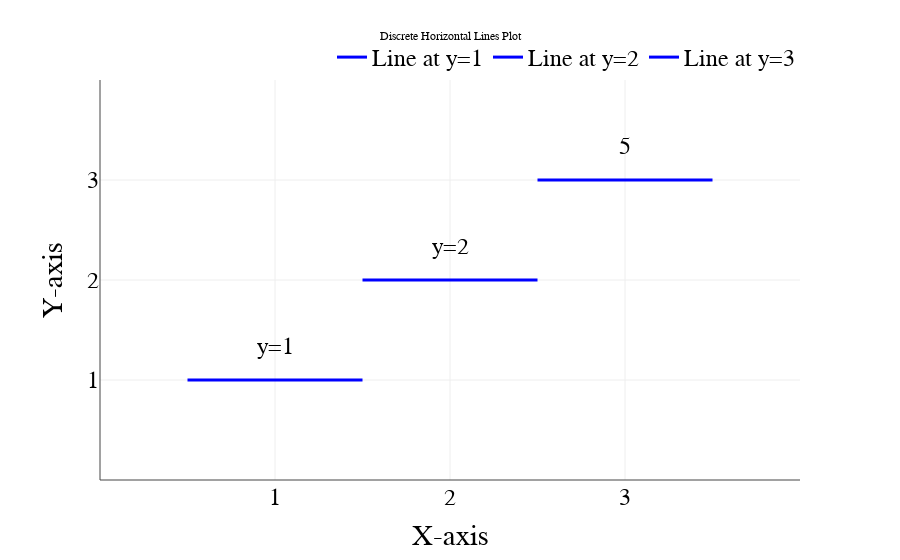

Write notebook code for a chart like this one.
### Code cell
# This cell is being used to test nothing will be transfered to final version 

import numpy as np
import plotly.graph_objects as go
from ipywidgets import widgets, VBox, HBox, Tab, Layout, Button, ButtonStyle
from IPython.display import display, clear_output
import copy

# Template for the plots
layout_template = {
    'title': {
        'font': {
            'family': 'Courier New, monospace',
            'size': 12,
            'color': 'Black'
        }      
    },
    'margin': {
        't': 80,
        'b': 80,
        'r': 100,
        'l': 100
    },
    'showlegend': True,
    'font': {
        'family': 'Courier New, monospace',
        'size': 24,
        'color': 'Black'
    },
    'yaxis': {   
         'title': ""
    },
    'xaxis': {
        'title': ""
    },
    'legend': {
        'orientation': 'h',
        'yanchor': 'bottom',
        'y': 1.0,
        'xanchor': 'right',
        'x': 1
    },
    'template': 'presentation'
}

def update_plot(text_values):
    """Function to update the plot dynamically based on text box inputs."""
    x = [1, 2, 3]  # x-coordinates
    y = [1, 2, 3]  # y-coordinates

    # Clear previous output
    clear_output(wait=True)

    # Create the figure
    fig = go.Figure()

    # Add horizontal lines and text annotations based on text box values
    for xi, yi, text in zip(x, y, text_values):
        fig.add_trace(go.Scatter(
            x=[xi - 0.5, xi + 0.5],
            y=[yi, yi],
            mode='lines',
            line=dict(color='blue'),
            name=f'Line at y={yi}'
        ))
        fig.add_trace(go.Scatter(
            x=[xi],
            y=[yi + 0.2],
            mode='text',
            text=[text],
            textposition='top center',
            showlegend=False
        ))

    # Update layout using the template
    layout = copy.deepcopy(layout_template)
    layout['title']['text'] = "Discrete Horizontal Lines Plot"
    layout['xaxis']['title'] = "X-axis"
    layout['yaxis']['title'] = "Y-axis"
    layout['xaxis'].update(tickmode='array', tickvals=x, range=[0, 4])
    layout['yaxis'].update(tickmode='array', tickvals=y, range=[0, 4])
    
    fig.update_layout(layout)
    fig.show()

    # Re-display widgets
    create_widget()

def create_widget():
    """Function to create widgets for the plot."""
    # Initial text values for annotations
    initial_texts = [f'y={i}' for i in [1, 2, 3]]

    # Create text boxes for each line
    text_boxes = [widgets.Text(value=text, description=f'Line {i+1}:') for i, text in enumerate(initial_texts)]

    # Button to update the plot
    update_button = widgets.Button(description="Update Plot")

    # Event handler for the button
    def on_update_button_click(b):
        text_values = [tb.value for tb in text_boxes]
        update_plot(text_values)

    update_button.on_click(on_update_button_click)

    # Arrange widgets in a vertical layout
    widget_box = VBox(text_boxes + [update_button])
    display(widget_box)

# Simulate Button
simulate_button = Button(
    description="Simulate",
    tooltip='Run simulation',
    icon='check',
    style=ButtonStyle(button_color='lightblue'),
    layout=Layout(width='150px')
)

# Top Tabs
top_tabs = Tab(layout=Layout(width='100%', height='300px'))

# Define contents of the top tabs
basic_tab = VBox([widgets.Label("Basic Tab Content")])
multiscale_domains_tab = VBox([widgets.Label("Multiscale Domains Content")])
advanced_tab = VBox([widgets.Label("Advanced Content")])
resonance_finder_tab = VBox([widgets.Label("Resonance Finder Content")])
device_tab = VBox([widgets.Label("Device Content")])

top_tabs.children = [basic_tab, multiscale_domains_tab, advanced_tab, resonance_finder_tab, device_tab]
top_tabs.set_title(0, "Basic")
top_tabs.set_title(1, "Multiscale Domains")
top_tabs.set_title(2, "Advanced")
top_tabs.set_title(3, "Resonance Finder")
top_tabs.set_title(4, "Device")

# Bottom Tabs
bottom_tabs = Tab(layout=Layout(width='100%', height='200px'))
mole_tab = VBox([widgets.Label("Mole Tab Content")])
doping_tab = VBox([widgets.Label("Doping Tab Content")])

bottom_tabs.children = [mole_tab, doping_tab]
bottom_tabs.set_title(0, "Mole")
bottom_tabs.set_title(1, "Doping")

# Main Layout
layout = VBox([
    simulate_button,
    top_tabs,
    bottom_tabs
], layout=Layout(width='100%', height='700px'))

# Display the final layout
display(layout)

# Initialize plot
create_widget()
update_plot(["y=1", "y=2", "y=3"])

### Figure 1 — Plotly figure (JSON) as saved in the notebook; plotly's stock layout.template omitted (floating-point values rounded to 4 significant figures)
{"data": [{"line": {"color": "blue"}, "mode": "lines", "name": "Line at y=1", "type": "scatter", "x": [0.5, 1.5], "y": [1, 1]}, {"mode": "text", "showlegend": false, "text": ["y=1"], "textposition": "top center", "type": "scatter", "x": [1], "y": [1.2]}, {"line": {"color": "blue"}, "mode": "lines", "name": "Line at y=2", "type": "scatter", "x": [1.5, 2.5], "y": [2, 2]}, {"mode": "text", "showlegend": false, "text": ["y=2"], "textposition": "top center", "type": "scatter", "x": [2], "y": [2.2]}, {"line": {"color": "blue"}, "mode": "lines", "name": "Line at y=3", "type": "scatter", "x": [2.5, 3.5], "y": [3, 3]}, {"mode": "text", "showlegend": false, "text": ["5"], "textposition": "top center", "type": "scatter", "x": [3], "y": [3.2]}], "layout": {"font": {"color": "Black", "family": "Courier New, monospace", "size": 24}, "legend": {"orientation": "h", "x": 1, "xanchor": "right", "y": 1, "yanchor": "bottom"}, "margin": {"b": 80, "l": 100, "r": 100, "t": 80}, "showlegend": true, "title": {"font": {"color": "Black", "family": "Courier New, monospace", "size": 12}, "text": "Discrete Horizontal Lines Plot"}, "xaxis": {"range": [0, 4], "tickmode": "array", "tickvals": [1, 2, 3], "title": {"text": "X-axis"}}, "yaxis": {"range": [0, 4], "tickmode": "array", "tickvals": [1, 2, 3], "title": {"text": "Y-axis"}}}}
